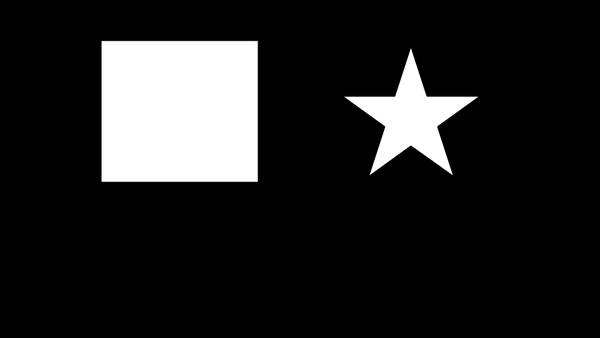
#> input picture Opencv/test1.png, 600 x 338 px, shrunk from 960 x 540 before the run
$ jupyter execute opencv_setup_test_demo.ipynb   (shell and % lines are left out)   (Python 2 division)
#> lines starting #> are read from the running program, lines starting #| are printed output that depends on the picture
[cell 1]
import matplotlib.pyplot as plt
import numpy as np

[cell 2]
arr = np.zeros((100, 100))
plt.imshow(arr)
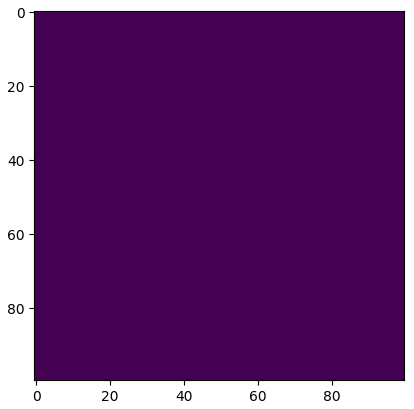
#> figure drawn by matplotlib, 1 panel

[cell 3]
import numpy as np
import cv2

im = cv2.imread('test1.png')
#> im is the input picture: shape (338, 600, 3); min 0, max 255, mean 34.7
# imgray = cv2.cvtColor(im,cv2.COLOR_BGR2GRAY)
# ret,thresh = cv2.threshold(imgray,127,255,0)

cv2.imshow('im', im)
cv2.waitKey(0)
cv2.destroyAllWindows()
plt.imshow(im)


"""
contours, hierarchy = cv2.findContours(thresh,cv2.RETR_TREE,cv2.CHAIN_APPROX_SIMPLE)
print "there are " + str(len(contours)) + " contours"

cnt = contours[0]
print "there are " + str(len(cnt)) + " points in contours[0]"
print cnt

cnt = contours[1]
print "there are " + str(len(cnt)) + " points in contours[1]"
print cnt

cv2.imshow('im', im)
cv2.waitKey(0)
cv2.destroyAllWindows()
"""

[cell 4]
print cv2.imread.__doc__

[cell 5]
import os

[cell 6]
print os.path.abspath.__doc__

[cell 7]
print np.all.__doc__

[cell 8]
def func():
    """
    this is my func doc string (document here!!)
    """

    print("whatever")

[cell 9]
print func.__doc__

[cell 10]
color_img = cv2.imread("test2.jpg", cv2.IMREAD_COLOR)
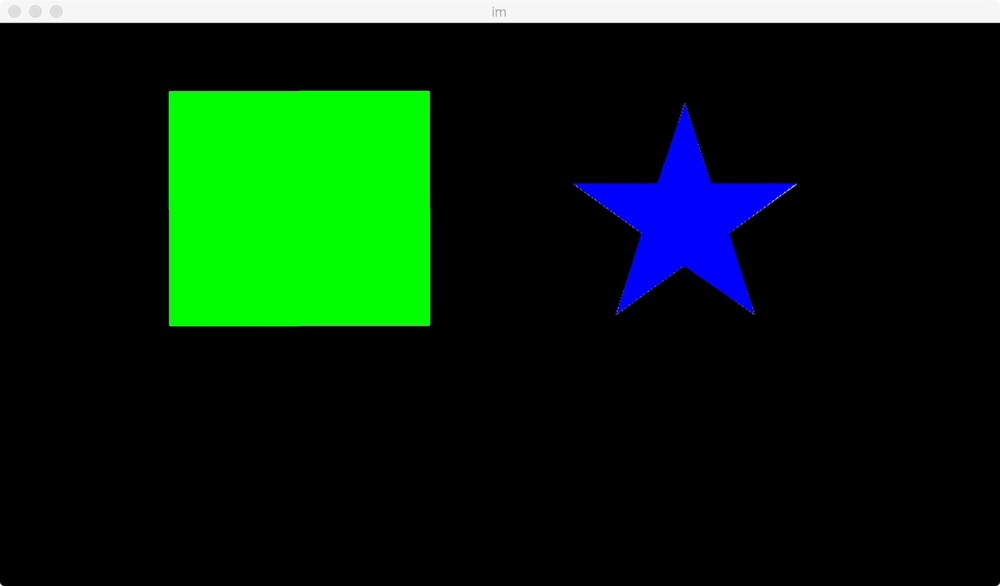
#> input picture Opencv/test2.jpg, 1000 x 586 px, shrunk from 1600 x 937 before the run
#> color_img is the input picture: shape (586, 1000, 3); mean B, G, R 16.8, 36.4, 9.9

[cell 11]
plt.imshow(color_img)

[cell 12]
color_img2 = cv2.cvtColor(color_img, cv2.COLOR_BGR2RGB)
plt.imshow(color_img2)
